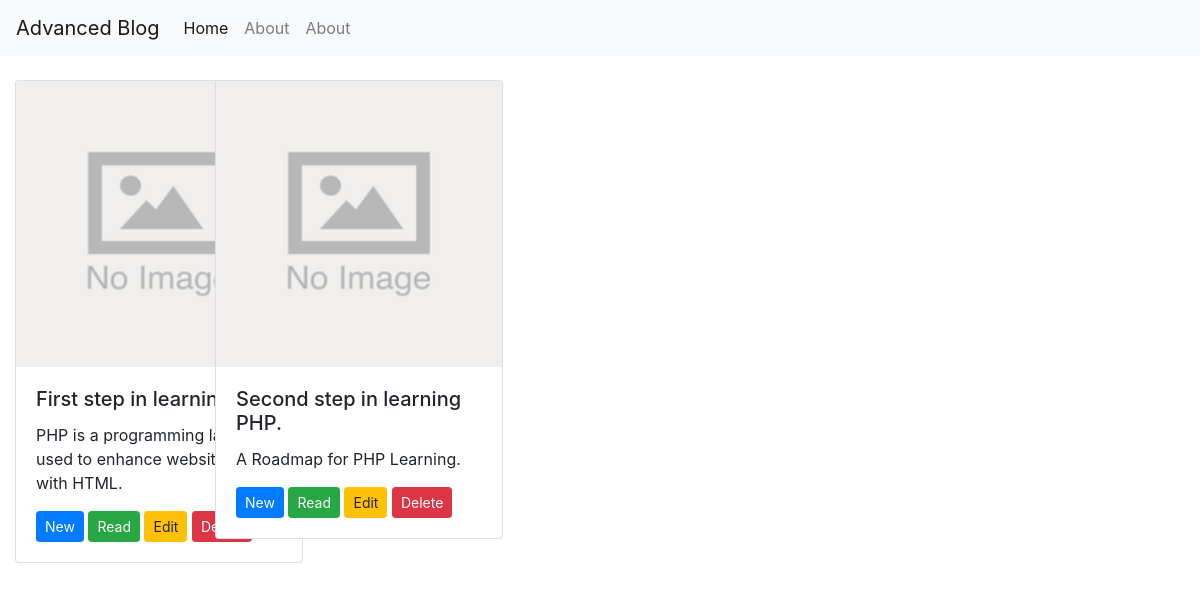
The page / on the database its author committed.
### tables this page shows
CREATE TABLE `posts` (
  `post_id` int(11) NOT NULL,
  `post_name` varchar(255) NOT NULL,
  `post_description` varchar(255) NOT NULL,
  `post_text` text NOT NULL,
  `author_id` int(11) NOT NULL,
  `post_image` text NOT NULL
);

### index.php (called while the page is built)
<?
    require_once "config.php";
    require_once "includes/header.php";
    require_once "includes/body.php";
    require_once "includes/footer.php";
?>

### config.php (called while the page is built, shortened)
<?
    $Logo ="Advanced Blog";
    $PathIamage = "images/";
    $Image200x200 = "default_img_200x200.png";
    $DefaultImage = $PathIamage.$Image200x200;
?>

### classs/querybuilder.php (called while the page is built)
<?
    class QueryBuilder{
        protected $pdo;
        public function __construct($pdo){
            $this->pdo=$pdo;
        }
        function GetAll(){
            $statement = $this->pdo->query("SELECT * FROM posts");
            $posts = $statement -> fetchall(PDO::FETCH_ASSOC);
            return $posts;
        }
    }
?>

### includes/post.php (the view)
<?
  include './config.php';
  include './functions/functions.php';
  include './classs/querybuilder.php';
  $pdo = ConnectToDataBase();
  $db = new QueryBuilder($pdo);
  $posts = $db->GetAll();
?>
<?foreach($posts as $post):?>
  <div class="col-md-2">
    <div class="card" style="width: 18rem;">
      <img src="<?=$DefaultImage;?>" class="card-img-top" alt="...">
      <div class="card-body">
        <h5 class="card-title"><?=$PostName = $post['post_name'];?></h5>
        <p class="card-text"><?=$PostDescription = $post['post_description'];?></p>
        <button type="button" class="btn btn-primary btn-sm">New</button>
        <button type="button" class="btn btn-success btn-sm">Read</button>
        <button type="button" class="btn btn-warning btn-sm">Edit</button>
        <button type="button" class="btn btn-danger btn-sm">Delete</button>
      </div>
    </div>
  </div>
<?endforeach;?>

### includes/header.php (shortened to what this page needs)
<!DOCTYPE html>
<html lang="en">
<head>
    <link rel="stylesheet" href="https://stackpath.bootstrapcdn.com/bootstrap/4.3.1/css/bootstrap.min.css">
</head>

### includes/body.php
<body>
    <? require_once "navbar.php"; ?>
    <br>
    <div class="container-fluid">
        <div class="row">
            <? require "post.php"; ?>
        </div>
    </div>
</body>

### includes/navbar.php (shortened to what this page needs)
<nav class="navbar navbar-expand-lg navbar-light bg-light">
    <a class="navbar-brand" href="index.php"><?=$Logo?></a>
    <div class="collapse navbar-collapse" id="navbarNavAltMarkup">
        <div class="navbar-nav">
            <a class="nav-item nav-link active" href="index.php">Home</a>
            <a class="nav-item nav-link" href="#">About</a>
            <a class="nav-item nav-link" href="#">About</a>
        </div>
    </div>
</nav>

### includes/footer.php (shortened to what this page needs)
</html>

### rows shown on the page
posts: post_name "First step in learning PHP.", post_description "PHP is a programming language used to enhance websites built with HTML."
posts: post_name "Second step in learning PHP.", post_description "A Roadmap for PHP Learning."

### other values the page prints
$Logo "Advanced Blog"
